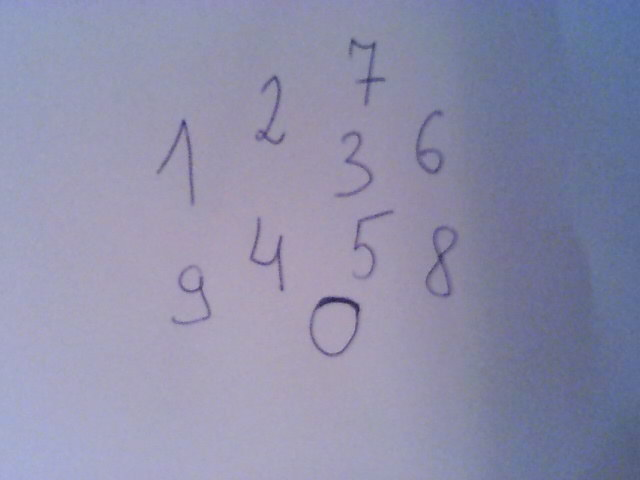
#> input picture neural-inference/digits.png, 640 x 480 px
$ python recog_digits_from_file.py   (older library calls are emulated)
#> lines starting #> are read from the running program, lines starting #| are printed output that depends on the picture; after the words box and inside, x2 and y2 are one past the last pixel; in counts of white or black regions, pixels touching at a corner belong together
import cv2
import numpy as np
import matplotlib.pyplot as plt
import os

# cv2.namedWindow('im',cv2.WINDOW_NORMAL)
# cv2.resizeWindow('im', 1280,960)

img = cv2.imread('digits.png')
#> img is the input picture: shape (480, 640, 3); mean B, G, R 170.9, 142.7, 142

img_gray = cv2.cvtColor(img, cv2.COLOR_BGR2GRAY)
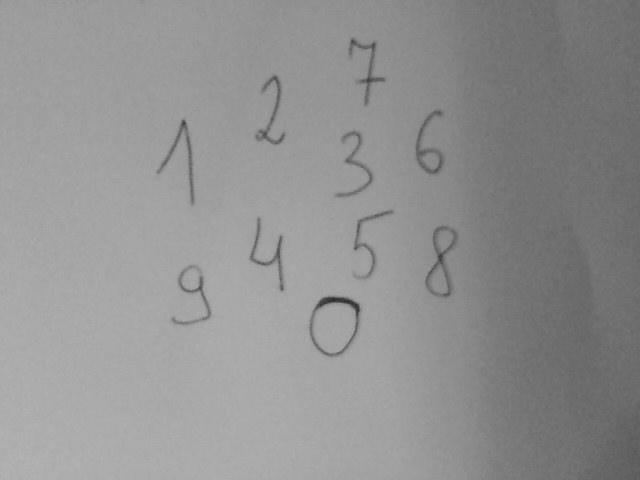
#> img_gray: shape (480, 640); min 37, max 178, mean 145.7
blurred = cv2.GaussianBlur(img_gray, (11, 11), 0)
# blurred = cv2.medianBlur(img_gray, 7)

thresh = cv2.adaptiveThreshold(blurred,255,cv2.ADAPTIVE_THRESH_GAUSSIAN_C, cv2.THRESH_BINARY_INV,11,2)
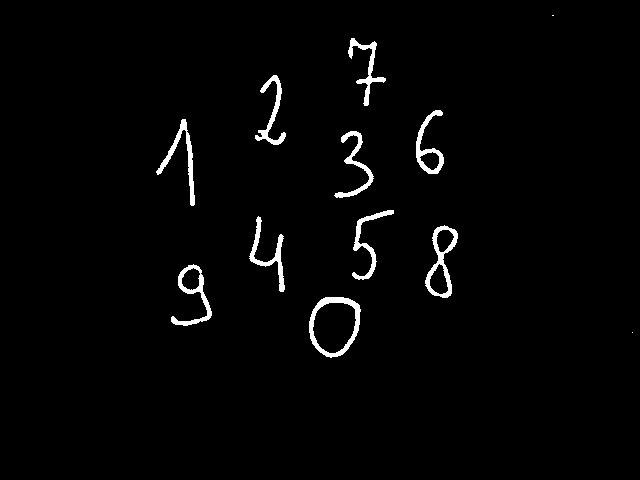
#> thresh: shape (480, 640); 2% white; 12 white regions (2 under 20 px)
# ret, thresh = cv2.threshold(blurred, 0, 255, cv2.THRESH_BINARY_INV)

_, contours,hierarchy = cv2.findContours(thresh, cv2.RETR_TREE, cv2.CHAIN_APPROX_SIMPLE)
#> contours = 17 contours, 2 with area under 20; largest, box (x1, y1, x2, y2) and area: (309, 297, 361, 358) 2399, (312, 302, 357, 354) 1727, (425, 225, 458, 298) 1244, (171, 264, 212, 326) 803, (416, 110, 444, 174) 702

x_test = [] # array to store cropped digits
recognized_digits = [] # list to store recognized digits
for i,cnt in enumerate(contours):

    x,y,w,h = cv2.boundingRect(cnt)

    if(h > 20 and h<200 and w > 20 and w < 200 and hierarchy[0][i][3] == -1):
        cv2.rectangle(img,(x,y),(x+w,y+h),(0,255,0),2)
        #cropping each image and process
        roi_digit = thresh[y:y+h, x:x+w]

        digit_height = ((24 * roi_digit.shape[1]) / roi_digit.shape[0]) # calculate width with the same dim ratio
        even_digit_height = int(np.ceil(digit_height / 2.) * 2) # round up to the nearest even number
        digit_dim = (even_digit_height, 24) # the size of the mlp input

        resized = cv2.resize(roi_digit, digit_dim, interpolation = cv2.INTER_AREA)
        side_pad = ((28 - resized.shape[1])/2)
#> (the run stopped early here; a loop or call above may not have finished)
